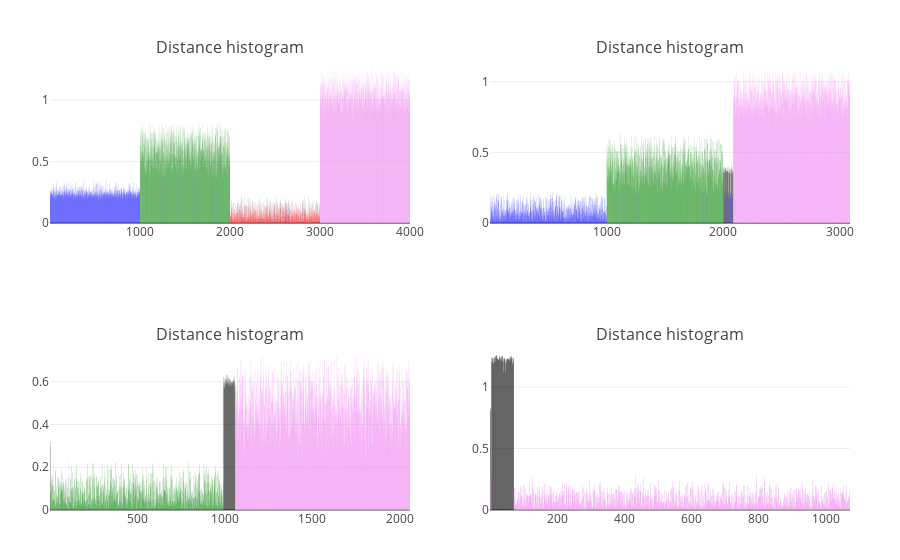

The cell this chart's notebook holds for it:
### Code cell
layout = Layout(title="Distance histogram",showlegend=false,xaxis_ticks=false);
b1 = plotHist(Ms[1],data, predLab);
index = setdiff(1:size(data,2),Ms[1].points);
b2 = plotHist(Ms[2], data[:,index], predLab[index]);
index = setdiff(index,Ms[2].points);
b3 = plotHist(Ms[3], data[:,index], predLab[index]);
index = setdiff(index,Ms[3].points);
b4 = plotHist(Ms[4], data[:, index], predLab[index]);

p = [plot(b1,layout) plot(b2,layout); plot(b3,layout) plot(b4,layout)];
p.plot.layout["showlegend"] = false;
p

### Figure 1 — Plotly figure (JSON) as saved in the notebook; plotly's stock layout.template omitted (floating-point values rounded to 4 significant figures; data arrays with more than 128 entries replaced by an {"elided": "..."} marker saying what was removed)
{"data": [{"line": false, "marker": {"color": {"elided": "4000 str values"}}, "type": "bar", "x": {"elided": "4000 int values"}, "xaxis": "x1", "y": {"elided": "4000 float values"}, "yaxis": "y1"}, {"line": false, "marker": {"color": {"elided": "3083 str values"}}, "type": "bar", "x": {"elided": "3083 int values"}, "xaxis": "x2", "y": {"elided": "3083 float values"}, "yaxis": "y2"}, {"line": false, "marker": {"color": {"elided": "2059 str values"}}, "type": "bar", "x": {"elided": "2059 int values"}, "xaxis": "x3", "y": {"elided": "2059 float values"}, "yaxis": "y3"}, {"line": false, "marker": {"color": {"elided": "1071 str values"}}, "type": "bar", "x": {"elided": "1071 int values"}, "xaxis": "x4", "y": {"elided": "1071 float values"}, "yaxis": "y4"}], "layout": {"annotations": [{"font": {"size": 16}, "showarrow": false, "text": "Distance histogram", "x": 0.225, "xanchor": "center", "xref": "paper", "y": 1, "yanchor": "bottom", "yref": "paper"}, {"font": {"size": 16}, "showarrow": false, "text": "Distance histogram", "x": 0.225, "xanchor": "center", "xref": "paper", "y": 0.3625, "yanchor": "bottom", "yref": "paper"}, {"font": {"size": 16}, "showarrow": false, "text": "Distance histogram", "x": 0.775, "xanchor": "center", "xref": "paper", "y": 1, "yanchor": "bottom", "yref": "paper"}, {"font": {"size": 16}, "showarrow": false, "text": "Distance histogram", "x": 0.775, "xanchor": "center", "xref": "paper", "y": 0.3625, "yanchor": "bottom", "yref": "paper"}], "margin": {"b": 50, "l": 50, "r": 50, "t": 60}, "showlegend": false, "xaxis1": {"anchor": "y1", "domain": [0, 0.45], "ticks": false}, "xaxis2": {"anchor": "y2", "domain": [0.55, 1], "ticks": false}, "xaxis3": {"anchor": "y3", "domain": [0, 0.45], "ticks": false}, "xaxis4": {"anchor": "y4", "domain": [0.55, 1], "ticks": false}, "yaxis1": {"anchor": "x1", "domain": [0.6375, 1]}, "yaxis2": {"anchor": "x2", "domain": [0.6375, 1]}, "yaxis3": {"anchor": "x3", "domain": [5.551e-17, 0.3625]}, "yaxis4": {"anchor": "x4", "domain": [5.551e-17, 0.3625]}}}
